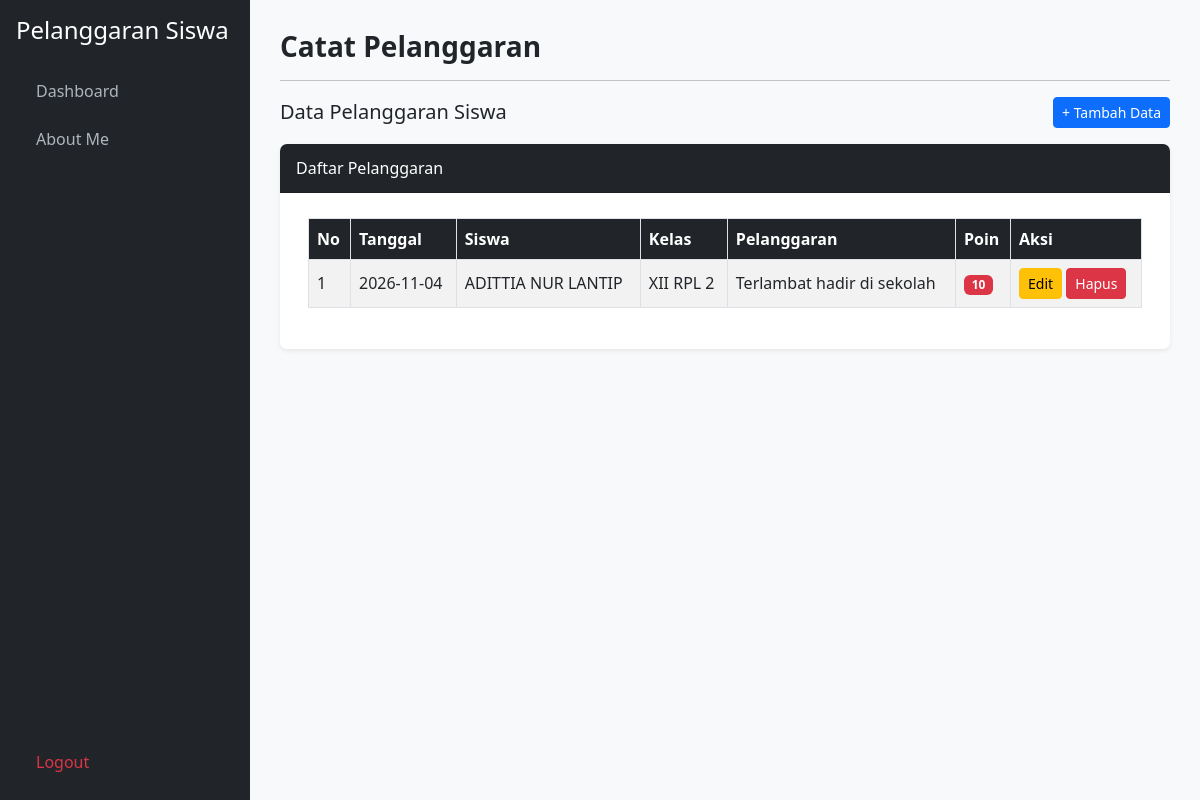
/catat_pelanggaran.php, run on an earlier commit of the app's database.
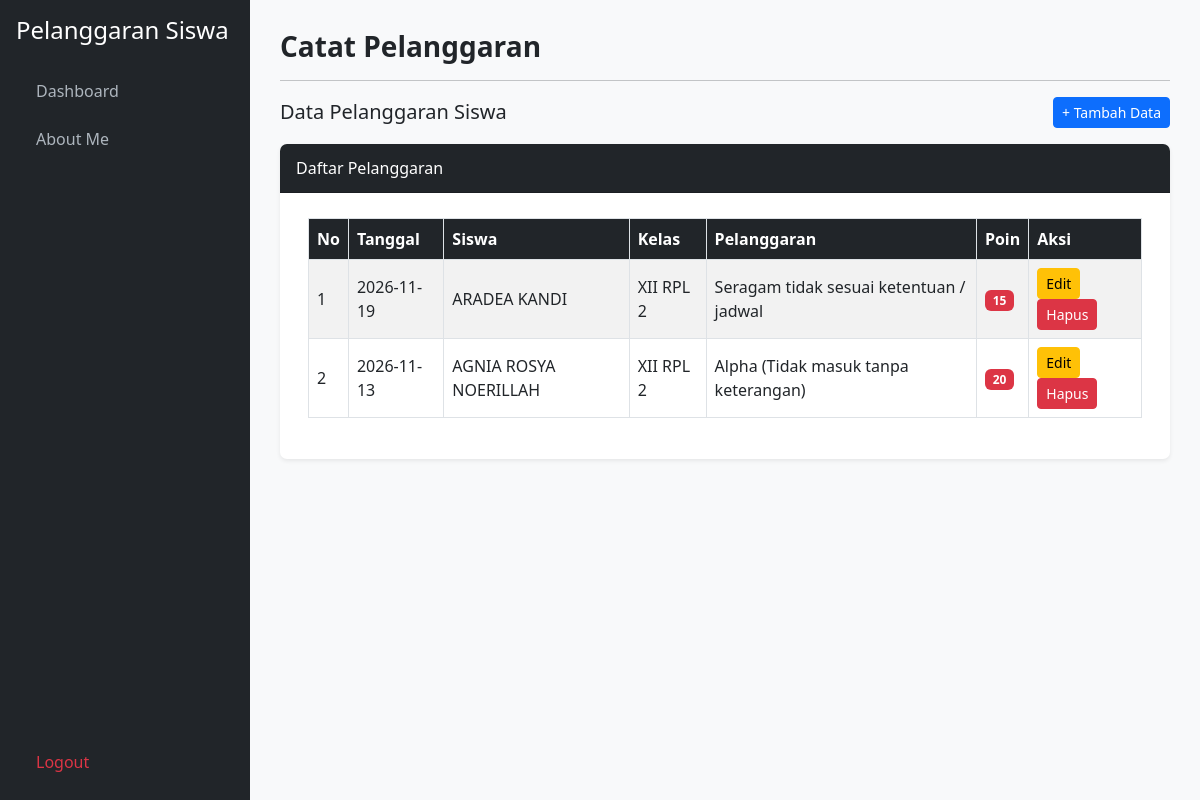
And on a later commit of the database.
### tables this page shows
CREATE TABLE `t_pelanggaran_siswa` (
  `id` int(11) NOT NULL,
  `tahun_ajaran_id` int(11) NOT NULL,
  `siswa_id` int(11) NOT NULL,
  `nama_siswa` varchar(150) DEFAULT NULL,
  `kelas_id` int(11) NOT NULL,
  `nama_kelas` varchar(100) DEFAULT NULL,
  `pelanggaran_id` int(11) NOT NULL,
  `nama_pelanggaran` varchar(150) DEFAULT NULL,
  `pelanggaran_kategori_id` int(11) NOT NULL,
  `guru_id` int(11) NOT NULL,
  `nama_guru` varchar(150) DEFAULT NULL,
  `tanggal` date NOT NULL,
  `keterangan` text DEFAULT NULL,
  `poin` int(11) DEFAULT NULL,
  `tindakan` text DEFAULT NULL,
  `status` varchar(30) DEFAULT NULL,
  `created_at` timestamp NULL DEFAULT NULL,
  `updated_at` timestamp NULL DEFAULT NULL
);

CREATE TABLE `t_siswa` (
  `id` int(11) NOT NULL,
  `nis` varchar(30) NOT NULL,
  `nisn` varchar(20) DEFAULT NULL,
  `nama` varchar(150) NOT NULL,
  `jenis_kelamin` char(1) DEFAULT NULL,
  `tanggal_lahir` date DEFAULT NULL,
  `alamat` text DEFAULT NULL,
  `status_aktif` tinyint(1) DEFAULT 1,
  `created_at` timestamp NULL DEFAULT NULL,
  `updated_at` timestamp NULL DEFAULT NULL
);

CREATE TABLE `t_kelas` (
  `id` int(11) NOT NULL,
  `nama` varchar(100) NOT NULL,
  `tingkat` varchar(20) DEFAULT NULL,
  `jurusan` varchar(100) DEFAULT NULL,
  `status_aktif` tinyint(1) DEFAULT 1,
  `created_at` timestamp NULL DEFAULT NULL,
  `updated_at` timestamp NULL DEFAULT NULL
);

CREATE TABLE `t_pelanggaran` (
  `id` int(11) NOT NULL,
  `pelanggaran_kategori_id` int(11) NOT NULL,
  `kode` varchar(30) NOT NULL,
  `nama` varchar(150) NOT NULL,
  `poin` int(11) DEFAULT NULL,
  `deskripsi` text DEFAULT NULL,
  `status_aktif` tinyint(1) DEFAULT 1,
  `created_at` timestamp NULL DEFAULT NULL,
  `updated_at` timestamp NULL DEFAULT NULL
);

### catat_pelanggaran.php (the view, shortened to what this page needs)
<?php
require_once 'koneksi.php';
$aksi = $_GET['aksi'] ?? '';
$edit_id = (int)($_GET['edit'] ?? 0);
$edit = $edit_id ? mysqli_fetch_assoc(mysqli_query($koneksi,"SELECT * FROM t_pelanggaran_siswa WHERE id=$edit_id")) : null;
?>
<!DOCTYPE html>
<html lang="id">
<head>
<link href="https://cdn.jsdelivr.net/npm/bootstrap@5.3.0/dist/css/bootstrap.min.css" rel="stylesheet">
<link href="https://cdn.datatables.net/2.3.4/css/dataTables.bootstrap5.min.css" rel="stylesheet">
</head>
<body>
<div class="sidebar d-flex flex-column p-3">
    <h4 class="text-white mb-4">Pelanggaran Siswa</h4>
    <ul class="nav nav-pills flex-column mb-auto">
        <li class="nav-item mb-1">
            <a href="dashboard.php">Dashboard</a>
        </li>
        <li class="nav-item mb-1">
            <a href="about_me.php">About Me</a>
        </li>
    </ul>
    <hr>
    <a href="logout.php" class="text-danger" onclick="return confirm('Yakin ingin keluar?')">Logout</a>
</div>
<div class="main">
<h3 class="fw-bold mb-3">
<?= $edit?'Edit Catatan Pelanggaran':($aksi==='tambah'?'Tambah Catatan Pelanggaran':'Catat Pelanggaran') ?>
</h3>
<hr>
<?php if($aksi==='tambah'||$edit): ?>
<div class="card shadow-sm">
<div class="card-header bg-dark text-white">Form Pelanggaran</div>
<div class="card-body">
<form method="POST">
<input type="hidden" name="id" value="<?= htmlspecialchars($edit['id']??'') ?>">
<div class="mb-3">
<label class="form-label fw-bold">Tanggal</label>
<input type="date" name="tanggal" class="form-control" value="<?= htmlspecialchars($edit['tanggal']??date('Y-m-d')) ?>" required>
</div>
<div class="mb-3">
<label class="form-label fw-bold">Siswa</label>
<select name="siswa_id" class="form-select" required>
<option value="">-- Pilih Siswa --</option>
<?php
$q=mysqli_query($koneksi,"SELECT id,nis,nama FROM t_siswa ORDER BY nama ASC");
while($q && $r=mysqli_fetch_assoc($q)):
?>
<option value="<?= $r['id'] ?>" <?= (($edit['siswa_id']??'')==$r['id'])?'selected':'' ?>>
<?= htmlspecialchars(($r['nis']??'').' - '.$r['nama']) ?>
</option>
<?php endwhile; ?>
</select>
</div>
<div class="mb-3">
<label class="form-label fw-bold">Pelanggaran</label>
<select name="pelanggaran_id" class="form-select" required>
<option value="">-- Pilih Pelanggaran --</option>
<?php
$q=mysqli_query($koneksi,"SELECT id,kode,nama,poin FROM t_pelanggaran ORDER BY kode ASC");
while($q && $r=mysqli_fetch_assoc($q)):
?>
<option value="<?= $r['id'] ?>" <?= (($edit['pelanggaran_id']??'')==$r['id'])?'selected':'' ?>>
<?= htmlspecialchars($r['kode'].' - '.$r['nama'].' ('.$r['poin'].' Poin)') ?>
</option>
<?php endwhile; ?>
</select>
</div>
<button type="submit" name="simpan" class="btn btn-primary"><?= $edit?'Update Data':'Simpan' ?></button>
<a href="catat_pelanggaran.php" class="btn btn-secondary">Batal</a>
</form>
</div>
</div>
<?php else: ?>
<div class="d-flex justify-content-between align-items-center mb-3">
<h5 class="mb-0">Data Pelanggaran Siswa</h5>
<a href="catat_pelanggaran.php?aksi=tambah" class="btn btn-primary btn-sm">+ Tambah Data</a>
</div>
<div class="card shadow-sm">
<div class="card-header bg-dark text-white">Daftar Pelanggaran</div>
<div class="card-body">
<div class="table-responsive">
<table id="tabelPelanggaran" class="table table-bordered table-striped table-hover align-middle">
<thead>
<tr>
<th>No</th><th>Tanggal</th><th>Siswa</th><th>Kelas</th>
<th>Pelanggaran</th><th>Poin</th><th>Aksi</th>
</tr>
</thead>
<tbody>
<?php
$no=1;
$data=mysqli_query($koneksi,"SELECT ps.id,ps.tanggal,ps.poin,s.nama AS nama_siswa_asli,k.nama AS nama_kelas_asli,p.nama AS nama_pelanggaran_asli FROM t_pelanggaran_siswa ps LEFT JOIN t_siswa s ON ps.siswa_id=s.id LEFT JOIN t_kelas k ON ps.kelas_id=k.id LEFT JOIN t_pelanggaran p ON ps.pelanggaran_id=p.id ORDER BY ps.tanggal DESC,ps.id DESC");
while($data && $row=mysqli_fetch_assoc($data)):
?>
<tr>
<td><?= $no++ ?></td>
<td><?= htmlspecialchars($row['tanggal']??'') ?></td>
<td><?= htmlspecialchars($row['nama_siswa_asli']??'-') ?></td>
<td><?= htmlspecialchars($row['nama_kelas_asli']??'-') ?></td>
<td><?= htmlspecialchars($row['nama_pelanggaran_asli']??'-') ?></td>
<td><span class="badge bg-danger"><?= (int)$row['poin'] ?></span></td>
<td>
<a href="catat_pelanggaran.php?edit=<?= $row['id'] ?>" class="btn btn-warning btn-sm">Edit</a>
<a href="catat_pelanggaran.php?hapus=<?= $row['id'] ?>" class="btn btn-danger btn-sm" onclick="return confirm('Hapus data ini?')">Hapus</a>
</td>
</tr>
<?php endwhile; ?>
</tbody>
</table>
</div>
</div>
</div>
<?php endif; ?>
</div>
</body>
</html>

### catat_pelanggaran.php (style rules this page uses)
body { background:#f8f9fa }
.sidebar { width:250px;height:100vh;position:fixed;top:0;left:0;background:#212529;padding:15px;overflow-y:auto;z-index:1000 }
.sidebar a { display:block;padding:10px 20px;color:#adb5bd;text-decoration:none;border-radius:5px }
.main { margin-left:250px;padding:30px }
.card { border:0;border-radius:7px;overflow:hidden }
.card-header { padding:12px 16px }
.card-body { padding:25px 28px }
#tabelPelanggaran { width:100%!important }
#tabelPelanggaran th { background:#212529;color:white;vertical-align:middle }
#tabelPelanggaran td { vertical-align:middle }

What changed in the data, as far as the page shows it:
removed t_pelanggaran_siswa: tanggal "2026-11-04", siswa.nama "ADITTIA NUR LANTIP", kelas.nama "XII RPL 2", pelanggaran.nama "Terlambat hadir di sekolah", poin "10"
added t_pelanggaran_siswa: tanggal "2026-11-19", siswa.nama "ARADEA KANDI", kelas.nama "XII RPL 2", pelanggaran.nama "Seragam tidak sesuai ketentuan / jadwal", poin "15"
added t_pelanggaran_siswa: tanggal "2026-11-13", siswa.nama "AGNIA ROSYA NOERILLAH", kelas.nama "XII RPL 2", pelanggaran.nama "Alpha (Tidak masuk tanpa keterangan)", poin "20"
